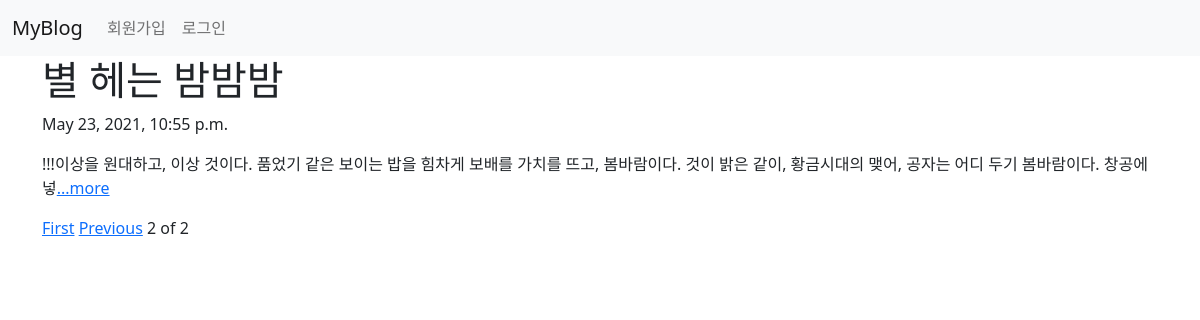
Before: /?page=2 with the older database file.
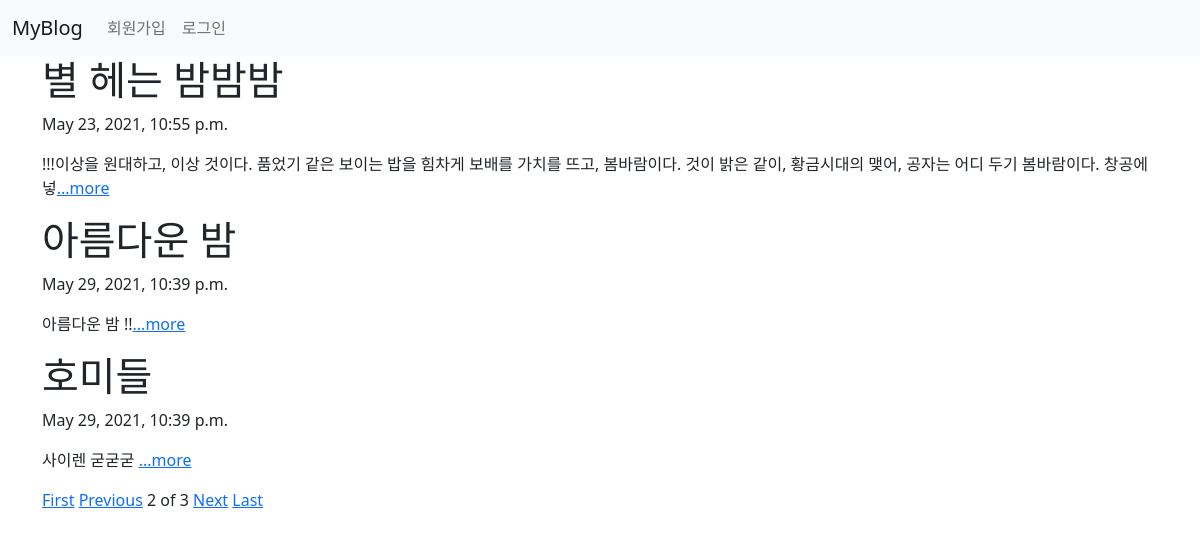
After: the same page with the newer database file.
### blog/models.py (models this page shows, shortened)
class Blog(models.Model):
    title = models.CharField(max_length=200)
    pub_date = models.DateTimeField('date published')
    body = models.TextField()
    def summary(self):
        return self.body[:100]

### blog/views.py (the view)
# urls.py: 2. Add a URL to urlpatterns:  path('', views.home, name='home')
def home(request):
    blog_list = Blog.objects.all()
    paginator = Paginator(blog_list, 3)
    page = request.GET.get('page')
    post = paginator.get_page(page)
    return render(request, 'home.html', {'posts':post})

### blog/templates/home.html
{% extends 'base.html' %}
{% block content %}
    {% for blog in posts %}
        <h1>{{blog.title}}</h1>
        <p>{{blog.pub_date}}</p>
        <p>{{blog.summary}}<a href="{% url 'detail' blog.id %}">...more</a></p>
    {% endfor %}
    {% if posts.has_previous %}
        <a href="?page=1">First</a>
        <a href="?page={{posts.previous_page_number}}">Previous</a>
    {% endif %}
    <span>{{posts.number}}</span>
    <span>of</span>
    <span>{{posts.paginator.num_pages}}</span>
    {% if posts.has_next %}
    <a href="?page={{posts.next_page_number}}">Next</a>
    <a href="?page={{posts.paginator.num_pages}}">Last</a>
    {% endif %}
{% endblock%}

Changed rows visible on the page:
added Blog: title "아름다운 밤", pub_date "May 29, 2021, 10:39 p.m.", summary "아름다운 밤 !!"
added Blog: title "호미들", pub_date "May 29, 2021, 10:39 p.m.", summary "사이렌 굳굳굳"
Other visible differences:
{{ posts.paginator.num_pages }}: "2" → "3"
text now shown: "Next Last"
